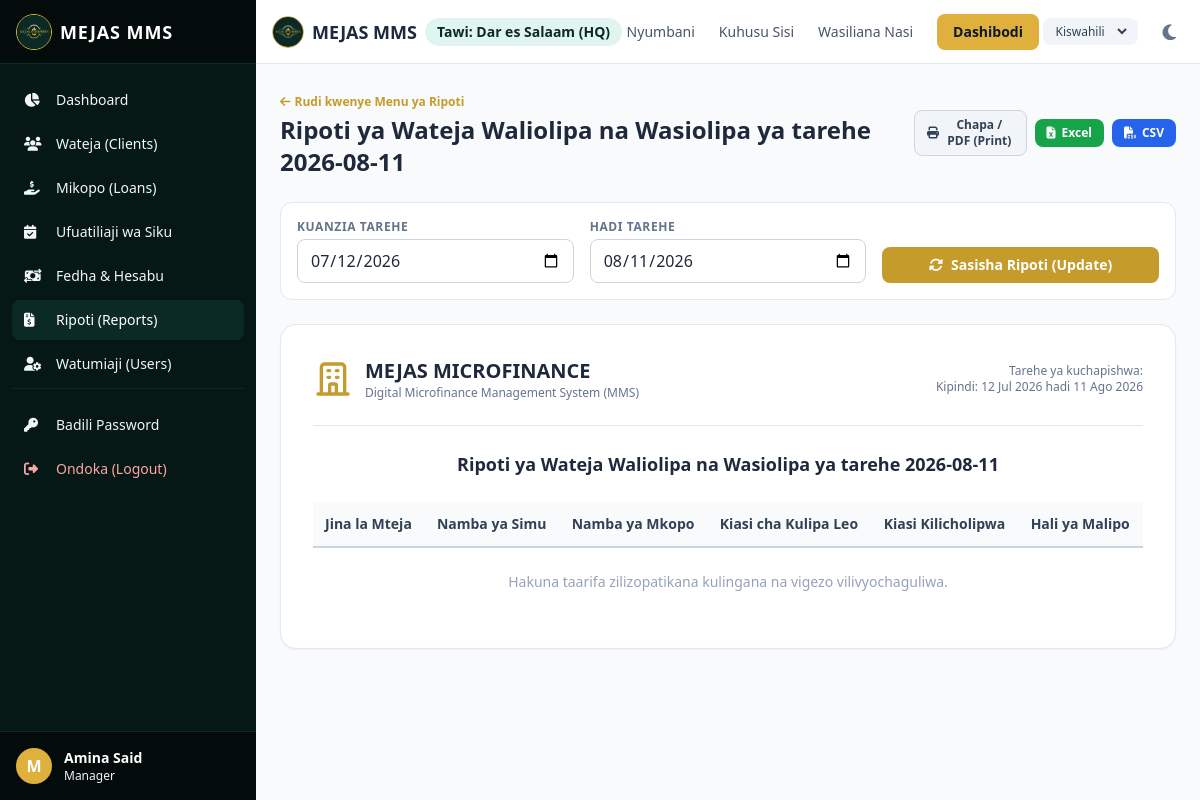
Before: /sw/reports/daily_status/ (signed in) with the older database file.
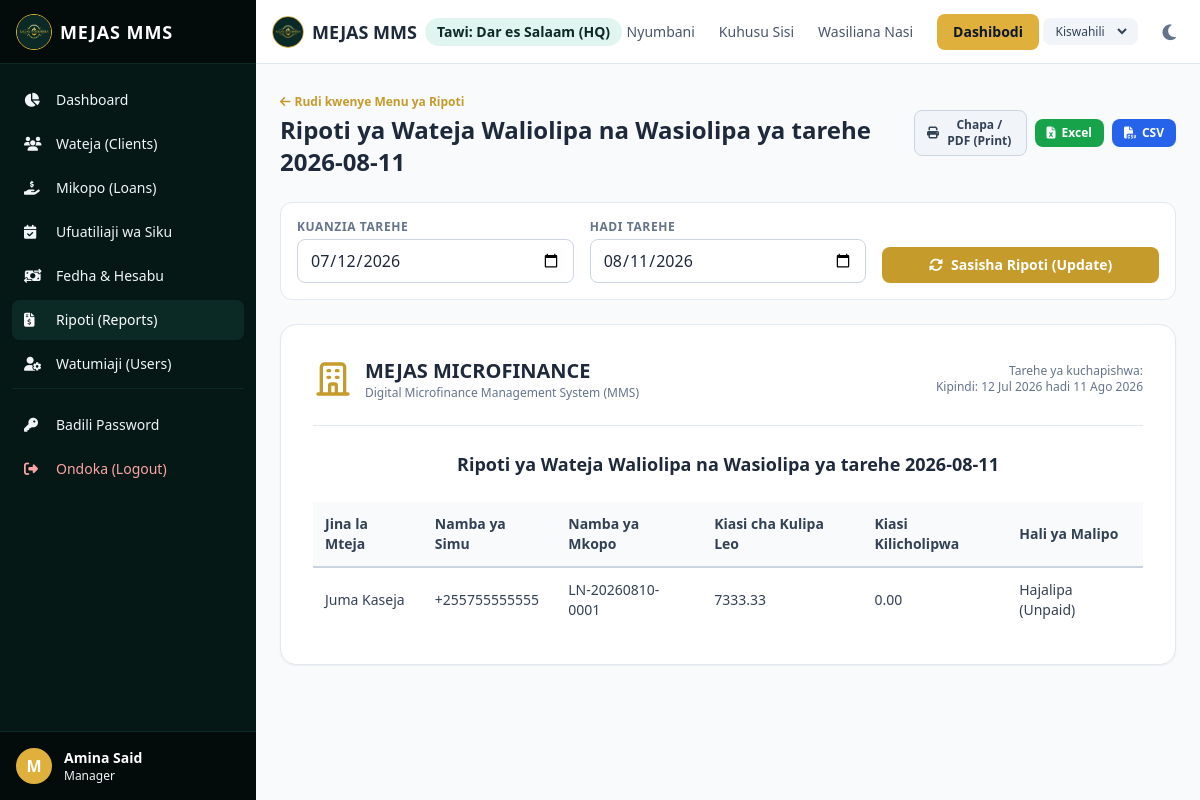
After: the same page with the newer database file.
### mms_app/models.py (models this page shows, shortened)
class User(AbstractUser):
    class Role(models.TextChoices):
        CEO = "CEO", _("CEO / Admin")
        ADMIN = "ADMIN", _("Administrator")
        MANAGER = "MANAGER", _("Manager")
        CASHIER = "CASHIER", _("Cashier (Mhazini)")
        OFFICER = "OFFICER", _("Loan Officer")
        CLIENT = "CLIENT", _("Mteja (Client)")
    role = models.CharField(
        _("User Role"),
        max_length=20,
        choices=Role.choices,
        default=Role.CLIENT,
    )
    branch = models.ForeignKey(
        Branch,
        on_delete=models.SET_NULL,
        null=True,
        blank=True,
        related_name="users",
        verbose_name=_("Branch"),
    )
    phone = models.CharField(_("Phone Number"), max_length=20, blank=True, null=True)
    nida = models.CharField(_("NIDA ID Number"), max_length=20, blank=True, null=True)
    photo = models.ImageField(_("Photo"), upload_to="user_photos/", blank=True, null=True)
    class Meta:
        verbose_name = _("User")
        verbose_name_plural = _("Users")

class Loan(models.Model):
    class Frequency(models.TextChoices):
        DAILY = "DAILY", _("Kila Siku (Daily)")
        WEEKLY = "WEEKLY", _("Kila Wiki (Weekly)")
        MONTHLY = "MONTHLY", _("Kila Mwezi (Monthly)")
    class Status(models.TextChoices):
        PENDING = "PENDING", _("Inayosubiri Kuidhinishwa (Pending)")
        APPROVED = "APPROVED", _("Imeidhinishwa (Approved)")
        REJECTED = "REJECTED", _("Imekataliwa (Rejected)")
        ACTIVE = "ACTIVE", _("Inafanya kazi (Active)")
        COMPLETED = "COMPLETED", _("Imelipwa Kamili (Completed/Paid Off)")
        OVERDUE = "OVERDUE", _("Iliyochelewa (Overdue)")
        DEFAULTED = "DEFAULTED", _("Chechefu (Defaulted)")
    loan_id = models.CharField(_("Loan ID"), max_length=50, unique=True, blank=True)
    client = models.ForeignKey(
        User,
        on_delete=models.CASCADE,
        related_name="client_loans",
        limit_choices_to={"role": User.Role.CLIENT},
        verbose_name=_("Client"),
    )
    officer = models.ForeignKey(
        User,
        on_delete=models.SET_NULL,
        null=True,
        blank=True,
        related_name="officer_loans",
        limit_choices_to={"role": User.Role.OFFICER},
        verbose_name=_("Loan Officer"),
    )
    branch = models.ForeignKey(
        Branch,
        on_delete=models.CASCADE,
        related_name="loans",
        verbose_name=_("Branch"),
    )
    principal_amount = models.DecimalField(_("Principal Amount"), max_digits=12, decimal_places=2)
    interest_rate = models.DecimalField(_("Interest Rate (%)"), max_digits=5, decimal_places=2)
    duration = models.IntegerField(_("Duration (Installments Count)"))
    frequency = models.CharField(
        _("Repayment Frequency"),
        max_length=15,
        choices=Frequency.choices,
        default=Frequency.DAILY,
    )
    total_repayable = models.DecimalField(_("Total Repayable"), max_digits=12, decimal_places=2, blank=True, null=True)
    installment_amount = models.DecimalField(_("Installment Amount"), max_digits=12, decimal_places=2, blank=True, null=True)
    balance = models.DecimalField(_("Outstanding Balance"), max_digits=12, decimal_places=2, blank=True, null=True)
    status = models.CharField(
        _("Status"),
        max_length=20,
        choices=Status.choices,
        default=Status.PENDING,
    )
    application_date = models.DateField(_("Application Date"), default=timezone.now)
    approval_date = models.DateField(_("Approval Date"), blank=True, null=True)
    approved_by = models.ForeignKey(
        User,
        on_delete=models.SET_NULL,
        null=True,
        blank=True,
        related_name="approved_loans",
        verbose_name=_("Approved By"),
    )
    disbursement_date = models.DateField(_("Disbursement Date"), blank=True, null=True)
    disbursed_by = models.ForeignKey(
        User,
        on_delete=models.SET_NULL,
        null=True,
        blank=True,
        related_name="disbursed_loans",
        verbose_name=_("Disbursed By"),
    )
    penalty_rate = models.DecimalField(_("Late Penalty Rate (%)"), max_digits=5, decimal_places=2, default=0.0)
    penalty_accumulated = models.DecimalField(_("Accumulated Penalty"), max_digits=12, decimal_places=2, default=0.0)
    created_at = models.DateTimeField(auto_now_add=True)
    updated_at = models.DateTimeField(auto_now=True)
    class Meta:
        verbose_name = _("Loan")
        verbose_name_plural = _("Loans")

class RepaymentSchedule(models.Model):
    class Status(models.TextChoices):
        UNPAID = "UNPAID", _("Hajalipa (Unpaid)")
        PAID = "PAID", _("Amelipa (Paid)")
        OVERDUE = "OVERDUE", _("Iliyochelewa (Overdue)")
    loan = models.ForeignKey(
        Loan,
        on_delete=models.CASCADE,
        related_name="schedules",
        verbose_name=_("Loan"),
    )
    due_date = models.DateField(_("Due Date"))
    installment_amount = models.DecimalField(_("Installment Amount"), max_digits=12, decimal_places=2)
    paid_amount = models.DecimalField(_("Paid Amount"), max_digits=12, decimal_places=2, default=Decimal("0.00"))
    status = models.CharField(
        _("Status"),
        max_length=15,
        choices=Status.choices,
        default=Status.UNPAID,
    )
    class Meta:
        ordering = ["due_date"]
        verbose_name = _("Repayment Schedule")
        verbose_name_plural = _("Repayment Schedules")

### mms_app/views.py (the view, shortened to what this page needs)
# urls.py: path("reports/<str:report_type>/", views.generate_report_view, name="generate_report"),
@login_required
def generate_report_view(request, report_type):
    if request.user.role not in [User.Role.CEO, User.Role.ADMIN, User.Role.MANAGER]:
        raise Http404(_("Ruhusa imekataliwa."))
    start_date_str = request.GET.get("start_date")
    end_date_str = request.GET.get("end_date")
    export_format = request.GET.get("export", "")
    today = datetime.date.today()
    start_date = today - datetime.timedelta(days=30)
    end_date = today
    if start_date_str:
        try:
            start_date = datetime.datetime.strptime(start_date_str, "%Y-%m-%d").date()
        except ValueError:
            pass
    if end_date_str:
        try:
            end_date = datetime.datetime.strptime(end_date_str, "%Y-%m-%d").date()
        except ValueError:
            pass
    title = ""
    headers = []
    rows = []
    if report_type == "daily_status":
        title = _("Ripoti ya Wateja Waliolipa na Wasiolipa ya tarehe {}").format(end_date)
        headers = [_("Jina la Mteja"), _("Namba ya Simu"), _("Namba ya Mkopo"), _("Kiasi cha Kulipa Leo"), _("Kiasi Kilicholipwa"), _("Hali ya Malipo")]
        schedules = RepaymentSchedule.objects.filter(due_date=end_date)
        for sched in schedules:
            rows.append([
                sched.loan.client.get_full_name(),
                sched.loan.client.phone or "",
                sched.loan.loan_id,
                sched.installment_amount,
                sched.paid_amount,
                sched.get_status_display()
            ])
    return render(request, "reports/generate.html", {
        "title": title,
        "headers": headers,
        "rows": rows,
        "report_type": report_type,
        "start_date": start_date,
        "end_date": end_date
    })

### templates/reports/generate.html (shortened to what the changed rows need)
{% extends 'base.html' %}
{% load i18n l10n %}
{% block content %}
<div class="space-y-6">
    <div class="no-print flex flex-col md:flex-row md:items-center md:justify-between gap-4">
        <div>
            <h2 class="text-2xl font-bold text-slate-800 dark:text-white">{{ title }}</h2>
        </div>
    </div>
    <div class="p-6 md:p-8 bg-white dark:bg-slate-800 rounded-2xl border border-slate-200 dark:border-slate-700 shadow-sm space-y-6">
        <div class="overflow-x-auto">
            <table class="w-full text-left text-sm border-collapse">
                <thead>
                    <tr class="bg-slate-50 dark:bg-slate-900 border-b-2 border-slate-300 dark:border-slate-700 text-slate-700 dark:text-slate-200 font-bold">
                        {% for header in headers %}
                        <th class="p-3">{{ header }}</th>
                        {% endfor %}
                    </tr>
                </thead>
                <tbody class="divide-y divide-slate-200 dark:divide-slate-800 text-slate-700 dark:text-slate-300">
                    {% for row in rows %}
                    <tr class="hover:bg-slate-50 dark:hover:bg-slate-850">
                        {% for cell in row %}
                        <td class="p-3">
                            {% if cell is datetime or cell is date %}
                                {{ cell|date:"d M Y, H:i" }}
                            {% else %}
                                {{ cell }}
                            {% endif %}
                        </td>
                        {% endfor %}
                    </tr>
                    {% empty %}
                    <tr>
                        <td colspan="{{ headers|length }}" class="p-6 text-center text-slate-400">
                            {% translate "Hakuna taarifa zilizopatikana kulingana na vigezo vilivyochaguliwa." %}
                        </td>
                    </tr>
                    {% endfor %}
                </tbody>
            </table>
        </div>
    </div>
</div>
{% endblock %}

Changed rows visible on the page:
now on this page (row edited): User: row "+255755555555"
added Loan: row "LN-20260810-0001"
added RepaymentSchedule: row "7333.33" "0.00"
Other visible differences:
new list line: "Juma Kaseja Hajalipa (Unpaid)"
text no longer shown: "Hakuna taarifa zilizopatikana kulingana na vigezo vilivyochaguliwa."
